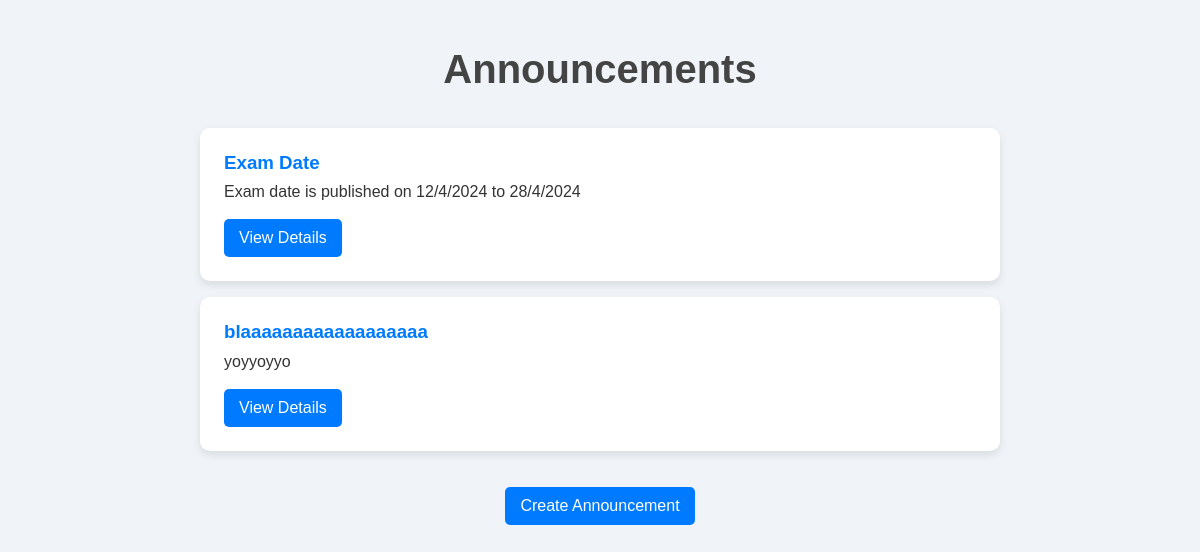
/communicationapp/announcements/, run on the app's committed database.
### communicationapp/models.py (models this page shows, shortened)
class Announcement(models.Model):
    title = models.CharField(max_length=200)
    message = models.TextField()
    created_at = models.DateTimeField(auto_now_add=True)
    expiry_date=models.DateField(null=True)

### communicationapp/views.py (the view)
# urls.py: path('announcements/', AnnouncementListView.as_view(), name='announcement_list'),
class AnnouncementListView(View):
    def get(self, request):
        announcements = Announcement.objects.all()
        return render(request, 'announcements/announcements.html', {'announcements': announcements})

### templates/announcements/announcements.html (shortened to what this page needs)
<!DOCTYPE html>
<html lang="en">
<head>
    <link rel="stylesheet" href="https://cdnjs.cloudflare.com/ajax/libs/font-awesome/6.0.0-beta3/css/all.min.css" />
</head>
<body>
    <h1>Announcements</h1>
    <ul>
        {% for announcement in announcements %}
            <li>
                <h3>{{ announcement.title }}</h3>
                <p>{{ announcement.message }}</p>
                <a href="{% url 'announcement_detail' pk=announcement.pk %}">View Details</a>
            </li>
        {% empty %}
            <li>No announcements available.</li>
        {% endfor %}
    </ul>
    <a class="create-announcement" href="{% url 'announcement_create' %}">Create Announcement</a>
</body>
</html>

### templates/announcements/announcements.html (style rules this page uses)
body { font-family: 'Arial', sans-serif; background: #f0f4f8; color: #333; margin: 0; padding: 20px; display: flex; flex-direction: column; align-items: center; }
h1 { text-align: center; color: #444; font-size: 2.5em; margin-bottom: 20px; }
ul { list-style-type: none; padding: 0; margin: 0; width: 100%; max-width: 800px; }
li { background: #fff; margin: 1em 0; padding: 1.5em; border-radius: 10px; box-shadow: 0 4px 8px rgba(0, 0, 0, 0.1); transition: transform 0.3s, box-shadow 0.3s; position: relative; }
h3 { margin: 0 0 0.5em 0; color: #007bff; }
p { margin: 0.5em 0; }
a { display: inline-block; margin-top: 10px; padding: 10px 15px; color: #fff; background-color: #007bff; border-radius: 5px; text-decoration: none; transition: background-color 0.3s; }
.create-announcement { margin-top: 20px; }

### data on the page
Announcement: title "Exam Date", message "Exam date is published on 12/4/2024 to 28/4/2024"
Announcement: title "blaaaaaaaaaaaaaaaaaa", message "yoyyoyyo"
